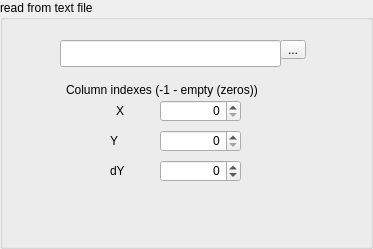
<?xml version="1.0" encoding="UTF-8"?>
<ui version="4.0">
 <class>txtview</class>
 <widget class="QGroupBox" name="txtview">
  <property name="geometry">
   <rect>
    <x>0</x>
    <y>0</y>
    <width>373</width>
    <height>249</height>
   </rect>
  </property>
  <property name="windowTitle">
   <string>GroupBox</string>
  </property>
  <property name="title">
   <string>read from text file</string>
  </property>
  <widget class="QLineEdit" name="lineEdit">
   <property name="geometry">
    <rect>
     <x>60</x>
     <y>40</y>
     <width>221</width>
     <height>27</height>
    </rect>
   </property>
   <property name="readOnly">
    <bool>true</bool>
   </property>
  </widget>
  <widget class="QToolButton" name="toolButton">
   <property name="geometry">
    <rect>
     <x>280</x>
     <y>40</y>
     <width>26</width>
     <height>19</height>
    </rect>
   </property>
   <property name="text">
    <string>...</string>
   </property>
  </widget>
  <widget class="QSpinBox" name="col0">
   <property name="geometry">
    <rect>
     <x>160</x>
     <y>100</y>
     <width>81</width>
     <height>22</height>
    </rect>
   </property>
   <property name="alignment">
    <set>Qt::AlignRight|Qt::AlignTrailing|Qt::AlignVCenter</set>
   </property>
  </widget>
  <widget class="QLabel" name="label">
   <property name="geometry">
    <rect>
     <x>66</x>
     <y>80</y>
     <width>241</width>
     <height>20</height>
    </rect>
   </property>
   <property name="text">
    <string>Column indexes (-1 - empty (zeros))</string>
   </property>
  </widget>
  <widget class="QSpinBox" name="col1">
   <property name="geometry">
    <rect>
     <x>160</x>
     <y>130</y>
     <width>81</width>
     <height>22</height>
    </rect>
   </property>
   <property name="alignment">
    <set>Qt::AlignRight|Qt::AlignTrailing|Qt::AlignVCenter</set>
   </property>
  </widget>
  <widget class="QSpinBox" name="col2">
   <property name="geometry">
    <rect>
     <x>160</x>
     <y>160</y>
     <width>81</width>
     <height>22</height>
    </rect>
   </property>
   <property name="alignment">
    <set>Qt::AlignRight|Qt::AlignTrailing|Qt::AlignVCenter</set>
   </property>
   <property name="minimum">
    <number>-1</number>
   </property>
  </widget>
  <widget class="QLabel" name="label_2">
   <property name="geometry">
    <rect>
     <x>116</x>
     <y>100</y>
     <width>21</width>
     <height>21</height>
    </rect>
   </property>
   <property name="text">
    <string>X</string>
   </property>
  </widget>
  <widget class="QLabel" name="label_3">
   <property name="geometry">
    <rect>
     <x>110</x>
     <y>130</y>
     <width>51</width>
     <height>21</height>
    </rect>
   </property>
   <property name="text">
    <string>Y</string>
   </property>
  </widget>
  <widget class="QLabel" name="label_4">
   <property name="geometry">
    <rect>
     <x>110</x>
     <y>160</y>
     <width>57</width>
     <height>21</height>
    </rect>
   </property>
   <property name="text">
    <string>dY</string>
   </property>
  </widget>
 </widget>
 <resources/>
 <connections/>
</ui>
